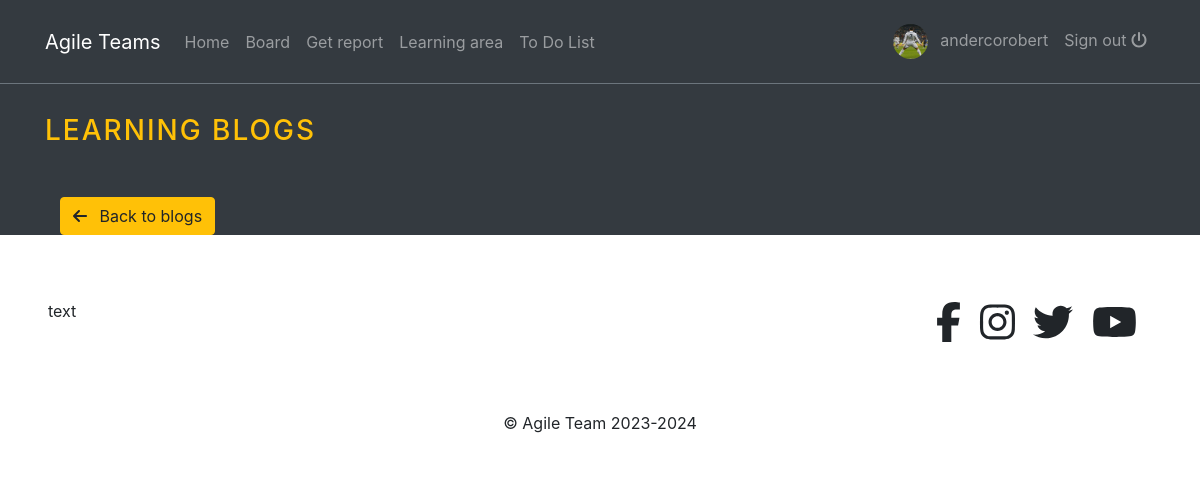
Before: /learning/ (signed in) with the older database file.
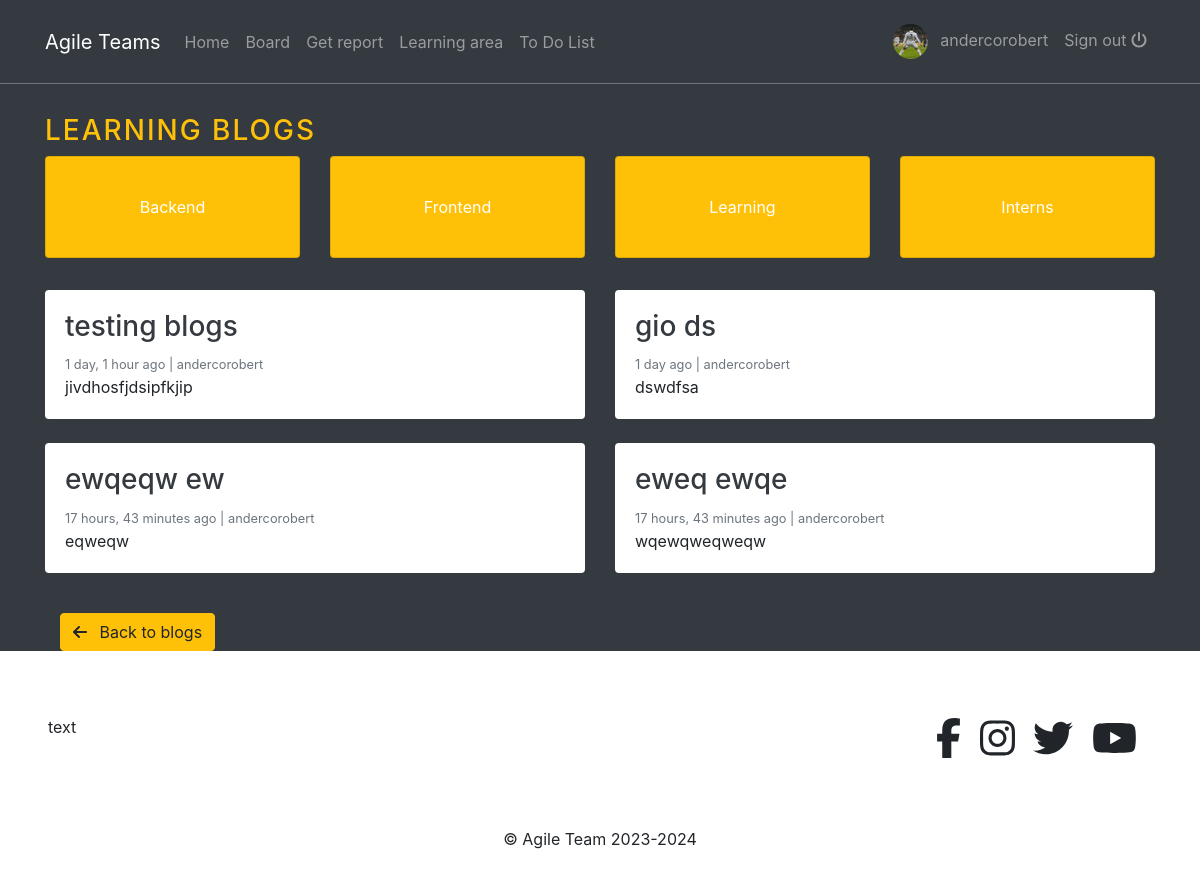
After: the same page with the newer database file.
### blogs/models.py (models this page shows, shortened)
class Category(models.Model):
    category_name = models.CharField(max_length=200, unique=True)
    created_at = models.DateTimeField(auto_now_add=True)
    updated_at = models.DateTimeField(auto_now=True)
    class Meta:
        verbose_name_plural = 'Categories'

class Blog(models.Model):
    title = models.CharField(max_length=200)
    slug = models.SlugField(max_length=250, unique=True, blank=True)
    category = models.ForeignKey(Category, on_delete=models.CASCADE)
    author = models.ForeignKey(User, on_delete=models.CASCADE)
    short_description =models.TextField(max_length=500)
    blog_body = models.TextField(max_length=5000)
    status = models.CharField(max_length=20, choices= STATUS_CHOICES, default='Draft')
    created_at = models.DateTimeField(auto_now_add=True)
    updated_at = models.DateTimeField(auto_now=True)

### agile/views.py (the view)
# urls.py: 2. Add a URL to urlpatterns:  path('', views.home, name='home')
def home(request):
    categories = Category.objects.all()
    posts = Blog.objects.filter(status='Published').order_by('updated_at')
    context = {
        'categories': categories,
        'posts': posts,
    }
    return render(request, 'home.html', context)

### blogs/context_processors.py (called while the page is built)
def get_categories(request):
    categories = Category.objects.all()
    return dict(categories=categories)

### profiles/context_processors.py (called while the page is built)
def profile_pic(request):
    if request.user.is_authenticated:
        user = request.user
        try:
            profile_obj = Profile.objects.get(user=user)
            pic = profile_obj.profile_picture
        except Profile.DoesNotExist:
            pic = None
        return {'picture':pic}
    return {}

def get_profile(request):
    if request.user.is_authenticated:
        user = request.user
        try:
            profile_obj = Profile.objects.get(user=user)
        except Profile.DoesNotExist:
            pic = None
        return {'profile':profile_obj}
    return {}

### templates/home.html
{% extends 'base.html' %}
{% block content %}
    <div class="container" style="margin-top: 70px;">
        <h3 class="text-uppercase text-warning" style="letter-spacing: 2px;">Learning Blogs</h3>
        <div class="row mb-4">
            <div class="col-md-12 text-center">
                <div class="card-deck">
                    {% for category in categories %}
                        <a href="{% url 'posts_by_category' category.id %}" class="card text-white bg-warning mb-2">
                            <div class="card-body d-flex justify-content-center align-items-center" style="height: 100px;">
                                <span class="card-text">{{ category.category_name }}</span>
                            </div>
                        </a>
                    {% endfor %}
                </div>
            </div>
        </div>
        <div class="row mb-2">
            {% for blog_post in posts %}
                <div class="col-md-6">
                    <div class="card border-0 mb-4">
                        <div class="card-body">
                            <h3><a href="{% url 'blogs' blog_post.slug %}" class="text-dark">{{ blog_post.title }}</a></h3>
                            <small class="mb-1 text-muted">{{ blog_post.created_at | timesince }} ago | {{ blog_post.author }}</small>
                            <p class="card-text">{{ blog_post.short_description }}</p>
                        </div>
                    </div>
                </div>
            {% endfor %}
        </div>
        <div class="col-6 my-3">
            <a href="{% url 'home' %}">
                <button class="btn btn-warning">
                    <i class="fas fa-arrow-left mr-2"></i> Back to blogs
                </button>
            </a>
        </div>
    </div>
{% endblock %}

### templates/base.html (shortened to what this page needs)
{% load static %}
<!doctype html>
<html lang="en">
<head>
    <link rel="stylesheet" type="text/css" href="{% static "css/style.css" %}"
   <link rel="stylesheet" href="https://cdn.jsdelivr.net/npm/bootstrap@4.4.1/dist/css/bootstrap.min.css">
    <link href="//maxcdn.bootstrapcdn.com/bootstrap/4.1.1/css/bootstrap.min.css" rel="stylesheet" id="bootstrap-css">
</head>
<body>
   {% include 'navbar.html' %}
    <section class="bg-dark">
        <div class="pt-big">
        {% block content %}
        {% endblock content %}
        </div>
    </section>
    {% include "footer.html" %}
</body>
</html>

### templates/navbar.html (shortened to what this page needs)
<nav class="navbar navbar-icon-top navbar-expand-lg navbar-dark bg-dark border-bottom border-secondary fixed-top py-3">
    <div class="container">
        <a class="navbar-brand" href="{{ path_home }}">Agile Teams</a>
        <div class="collapse navbar-collapse" id="navbarSupportedContent">
            <ul class="navbar-nav mr-auto">
                <li class="nav-item">
                    <a class="nav-link" href="{% url "reports:home" %}">Home</a>
                </li>
                <li class="nav-item">
                    <a class="nav-link" href="{% url "posts:post-list" %}">Board</a>
                </li>
                <li class="nav-item">
                    <a class="nav-link" href="{% url "reports:select-view" %}">Get report</a>
                </li>
                <li class="nav-item">
                    <a class="nav-link" href="{% url 'home' %}">Learning area</a>
                </li>
                <li class="nav-item">
                    <a class="nav-link" href="{% url 'todo' %}">To Do List</a>
                </li>
            </ul>
            <ul class='navbar-nav'>
                {% if request.user.is_authenticated %}
                <li class='nav-item'>
                    <a class='nav-link' href='{% url "profiles:profile-view" %}'>
                        <img src='{{picture.url}}' class='img-avatar' alt='profile picture'>
                        <span class='ml-2'> {{request.user}} </span>
                    </a>
                </li>
                <li class="nav-item">
                    <a class="nav-link" href="{% url 'account_logout' %}">
                        Sign out <i class="fas fa-power-off mt-2"></i>
                    </a>
                </li>
                {% else %}
                  <li class="nav-item">
                        <a class="nav-link" href="{% url 'account_login' %}">
                            Sign in <i class="fa fa-sign-in-alt"></i>
                        </a>
                    </li>
                {% endif %}
            </ul>
        </div>
    </div>
</nav>

### templates/footer.html (shortened to what this page needs)
<footer>
    <div class="col-12">
        <div class="row">
            <div class="col-8 p-5">
text
            </div>
            <div class="col-4 p-5">
                <div class="container h1 text-right">
                    <i class="fab fa-facebook-f ml-2"></i>
                    <i class="fab fa-instagram ml-2"></i>
                    <i class="fab fa-twitter ml-2"></i>
                    <i class="fab fa-youtube ml-2"></i>
                </div>
            </div>
        </div>
    </div>
    <div class="col-12 bg-white text-center p-2"><p>&copy; Agile Team 2023-2024<p></div>
</footer>

### static_project/css/style.css (style rules this page uses)
.pt-big { padding-top: 20px; }
.img-avatar { height: 35px; width: 35px; border-radius: 50%; }

Changed rows visible on the page:
added Category: category_name "Backend"
added Category: category_name "Frontend"
added Category: category_name "Learning"
added Category: category_name "Interns"
added Blog: title "testing blogs", created_at "1 day, 1 hour", author "andercorobert", short_description "jivdhosfjdsipfkjip"
added Blog: title "gio ds", created_at "1 day", author "andercorobert", short_description "dswdfsa"
added Blog: title "ewqeqw ew", created_at "17 hours, 43 minutes", author "andercorobert", short_description "eqweqw"
added Blog: title "eweq ewqe", created_at "17 hours, 43 minutes", author "andercorobert", short_description "wqewqweqweqw"
